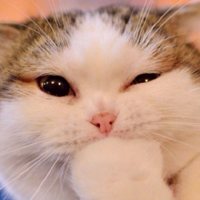
#> input picture img/cat.jpg, 200 x 200 px
$ python jinzita_test.py
#> lines starting #> are read from the running program, lines starting #| are printed output that depends on the picture
### common.py
import cv2 as cv

# 边缘提取
def cv_show(name, image):
    cv.imshow(name, image)
    cv.waitKey(0)
    cv.destroyAllWindows()

### jinzita_test.py
import cv2 as cv

from common import cv_show

# 金字塔测试
# 读取图像
img = cv.imread("img/cat.jpg")
#> img is the input picture: shape (200, 200, 3); mean B, G, R 134.4, 154.4, 193.9
cv_show('cat', img)
print(img.shape)
#| (200, 200, 3)

# 上采样
up = cv.pyrUp(img)
cv_show("up", up)
print(up.shape)
#| (400, 400, 3)

# 下采样
down = cv.pyrDown(img)
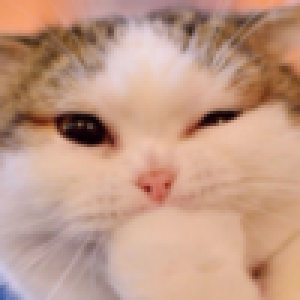
#> down: shape (100, 100, 3) (shown 3 times larger); mean B, G, R 134.4, 154.4, 193.9
cv_show("down", down)
print(down.shape)
#| (100, 100, 3)

# 拉普拉斯金字塔
down1 = cv.pyrDown(img)
up1 = cv.pyrUp(down1)
img1 = img - up1
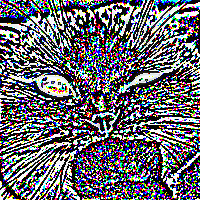
#> img1: shape (200, 200, 3); mean B, G, R 109.8, 102.7, 103.4
cv_show('img1', img1)
